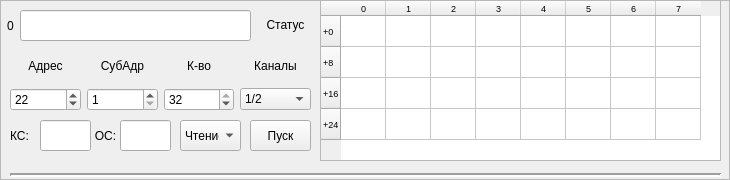
<?xml version="1.0" encoding="UTF-8"?>
<ui version="4.0">
 <class>Frame</class>
 <widget class="QFrame" name="Frame">
  <property name="geometry">
   <rect>
    <x>0</x>
    <y>0</y>
    <width>730</width>
    <height>180</height>
   </rect>
  </property>
  <property name="sizePolicy">
   <sizepolicy hsizetype="Fixed" vsizetype="Fixed">
    <horstretch>0</horstretch>
    <verstretch>0</verstretch>
   </sizepolicy>
  </property>
  <property name="minimumSize">
   <size>
    <width>730</width>
    <height>180</height>
   </size>
  </property>
  <property name="windowTitle">
   <string>Frame</string>
  </property>
  <property name="frameShape">
   <enum>QFrame::StyledPanel</enum>
  </property>
  <property name="frameShadow">
   <enum>QFrame::Raised</enum>
  </property>
  <widget class="QPushButton" name="ActionButton">
   <property name="geometry">
    <rect>
     <x>250</x>
     <y>120</y>
     <width>61</width>
     <height>31</height>
    </rect>
   </property>
   <property name="text">
    <string>Пуск</string>
   </property>
  </widget>
  <widget class="QLabel" name="AWLabel">
   <property name="geometry">
    <rect>
     <x>90</x>
     <y>120</y>
     <width>31</width>
     <height>31</height>
    </rect>
   </property>
   <property name="text">
    <string>ОС:</string>
   </property>
   <property name="alignment">
    <set>Qt::AlignCenter</set>
   </property>
  </widget>
  <widget class="QComboBox" name="RWBox">
   <property name="geometry">
    <rect>
     <x>180</x>
     <y>120</y>
     <width>61</width>
     <height>31</height>
    </rect>
   </property>
   <item>
    <property name="text">
     <string>Чтение</string>
    </property>
   </item>
   <item>
    <property name="text">
     <string>Запись</string>
    </property>
   </item>
   <item>
    <property name="text">
     <string>КУ</string>
    </property>
   </item>
  </widget>
  <widget class="QLabel" name="StatusLabel">
   <property name="geometry">
    <rect>
     <x>250</x>
     <y>9</y>
     <width>71</width>
     <height>31</height>
    </rect>
   </property>
   <property name="text">
    <string>Статус</string>
   </property>
   <property name="alignment">
    <set>Qt::AlignCenter</set>
   </property>
  </widget>
  <widget class="QLineEdit" name="CWLine">
   <property name="geometry">
    <rect>
     <x>40</x>
     <y>120</y>
     <width>51</width>
     <height>31</height>
    </rect>
   </property>
   <property name="readOnly">
    <bool>false</bool>
   </property>
  </widget>
  <widget class="QLineEdit" name="AWLine">
   <property name="geometry">
    <rect>
     <x>120</x>
     <y>120</y>
     <width>51</width>
     <height>31</height>
    </rect>
   </property>
  </widget>
  <widget class="QLabel" name="CWLabel">
   <property name="geometry">
    <rect>
     <x>10</x>
     <y>120</y>
     <width>31</width>
     <height>31</height>
    </rect>
   </property>
   <property name="text">
    <string>КС:</string>
   </property>
  </widget>
  <widget class="QLineEdit" name="NameLine">
   <property name="geometry">
    <rect>
     <x>20</x>
     <y>10</y>
     <width>231</width>
     <height>31</height>
    </rect>
   </property>
   <property name="font">
    <font>
     <pointsize>7</pointsize>
    </font>
   </property>
   <property name="alignment">
    <set>Qt::AlignJustify|Qt::AlignVCenter</set>
   </property>
  </widget>
  <widget class="QTableWidget" name="DataTable">
   <property name="geometry">
    <rect>
     <x>320</x>
     <y>0</y>
     <width>401</width>
     <height>161</height>
    </rect>
   </property>
   <property name="font">
    <font>
     <pointsize>7</pointsize>
    </font>
   </property>
   <property name="verticalScrollBarPolicy">
    <enum>Qt::ScrollBarAlwaysOff</enum>
   </property>
   <property name="horizontalScrollBarPolicy">
    <enum>Qt::ScrollBarAlwaysOff</enum>
   </property>
   <attribute name="horizontalHeaderDefaultSectionSize">
    <number>45</number>
   </attribute>
   <attribute name="verticalHeaderDefaultSectionSize">
    <number>31</number>
   </attribute>
   <row>
    <property name="text">
     <string>+0</string>
    </property>
   </row>
   <row>
    <property name="text">
     <string>+8</string>
    </property>
   </row>
   <row>
    <property name="text">
     <string>+16</string>
    </property>
   </row>
   <row>
    <property name="text">
     <string>+24</string>
    </property>
   </row>
   <column>
    <property name="text">
     <string>0</string>
    </property>
   </column>
   <column>
    <property name="text">
     <string>1</string>
    </property>
   </column>
   <column>
    <property name="text">
     <string>2</string>
    </property>
   </column>
   <column>
    <property name="text">
     <string>3</string>
    </property>
   </column>
   <column>
    <property name="text">
     <string>4</string>
    </property>
   </column>
   <column>
    <property name="text">
     <string>5</string>
    </property>
   </column>
   <column>
    <property name="text">
     <string>6</string>
    </property>
   </column>
   <column>
    <property name="text">
     <string>7</string>
    </property>
   </column>
  </widget>
  <widget class="QLabel" name="label">
   <property name="geometry">
    <rect>
     <x>0</x>
     <y>10</y>
     <width>21</width>
     <height>31</height>
    </rect>
   </property>
   <property name="text">
    <string>0</string>
   </property>
   <property name="alignment">
    <set>Qt::AlignCenter</set>
   </property>
  </widget>
  <widget class="Line" name="line">
   <property name="geometry">
    <rect>
     <x>10</x>
     <y>170</y>
     <width>711</width>
     <height>10</height>
    </rect>
   </property>
   <property name="minimumSize">
    <size>
     <width>0</width>
     <height>0</height>
    </size>
   </property>
   <property name="lineWidth">
    <number>2</number>
   </property>
   <property name="orientation">
    <enum>Qt::Horizontal</enum>
   </property>
  </widget>
  <widget class="QWidget" name="layoutWidget">
   <property name="geometry">
    <rect>
     <x>10</x>
     <y>50</y>
     <width>301</width>
     <height>61</height>
    </rect>
   </property>
   <layout class="QGridLayout" name="gridLayout">
    <item row="0" column="0">
     <widget class="QLabel" name="AddresLabel">
      <property name="text">
       <string>Адрес</string>
      </property>
      <property name="alignment">
       <set>Qt::AlignCenter</set>
      </property>
     </widget>
    </item>
    <item row="0" column="1">
     <widget class="QLabel" name="SubaddrLabel">
      <property name="text">
       <string>СубАдр</string>
      </property>
      <property name="alignment">
       <set>Qt::AlignCenter</set>
      </property>
     </widget>
    </item>
    <item row="0" column="2">
     <widget class="QLabel" name="LengLabel">
      <property name="text">
       <string>К-во</string>
      </property>
      <property name="alignment">
       <set>Qt::AlignCenter</set>
      </property>
     </widget>
    </item>
    <item row="0" column="3">
     <widget class="QLabel" name="label_2">
      <property name="text">
       <string>Каналы</string>
      </property>
      <property name="alignment">
       <set>Qt::AlignCenter</set>
      </property>
     </widget>
    </item>
    <item row="1" column="2">
     <widget class="QSpinBox" name="LengSpinBox">
      <property name="minimum">
       <number>1</number>
      </property>
      <property name="maximum">
       <number>32</number>
      </property>
      <property name="value">
       <number>32</number>
      </property>
     </widget>
    </item>
    <item row="1" column="3">
     <widget class="QComboBox" name="mkoChanCBox">
      <item>
       <property name="text">
        <string>1/2</string>
       </property>
      </item>
      <item>
       <property name="text">
        <string>1</string>
       </property>
      </item>
      <item>
       <property name="text">
        <string>2</string>
       </property>
      </item>
     </widget>
    </item>
    <item row="1" column="0">
     <widget class="QSpinBox" name="AddrSpinBox">
      <property name="minimum">
       <number>1</number>
      </property>
      <property name="maximum">
       <number>254</number>
      </property>
      <property name="value">
       <number>22</number>
      </property>
     </widget>
    </item>
    <item row="1" column="1">
     <widget class="QSpinBox" name="SubaddrSpinBox">
      <property name="minimum">
       <number>1</number>
      </property>
      <property name="maximum">
       <number>32</number>
      </property>
      <property name="value">
       <number>1</number>
      </property>
     </widget>
    </item>
   </layout>
  </widget>
 </widget>
 <resources/>
 <connections/>
</ui>
